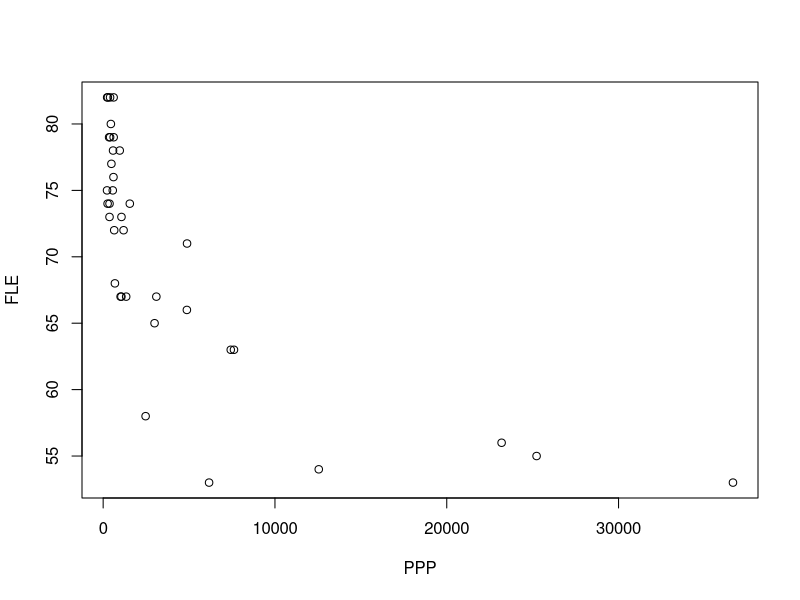
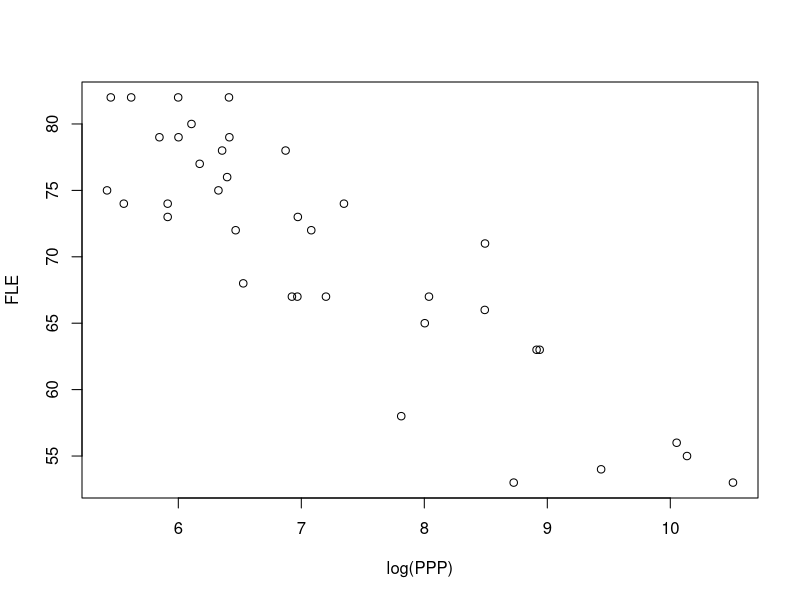
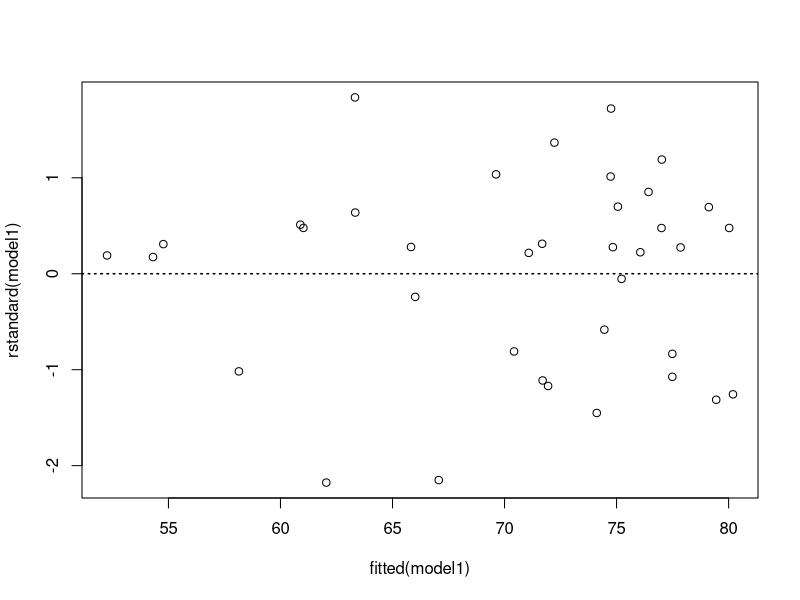
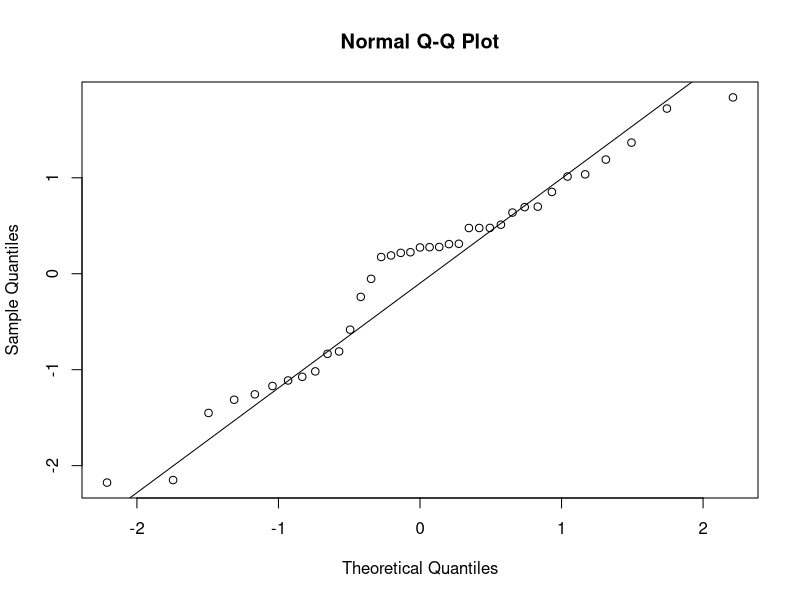

Reproduce these figures in R, in order.
## ---- chunk 1
life <- read.csv("LifeExp.csv")
## ---- chunk 2
plot(FLE ~ PPP, data = life)
## ---- chunk 3
plot(FLE ~ log(PPP), data = life, xlab = "log(PPP)")
## ---- chunk 4
model1 <- lm(FLE ~ log(PPP), data = life)
## ---- chunk 5
summary(model1)
anova(model1)
## ---- chunk 6
x <- log(life$PPP)
y <- life$FLE
n_digits <- 2
x_mean <- round(mean(x),n_digits)
y_mean <- round(mean(y),n_digits)
S_xy <- round(sum((x-mean(x))*(y-mean(y))),n_digits)
S_xx <- round(sum((x-mean(x))^2),n_digits)
S_yy <- round(sum((y-mean(y))^2),n_digits)
print(c(x_mean, y_mean, S_xx, S_yy, S_xy))
## ---- chunk 7
plot(rstandard(model1) ~ fitted(model1))
abline(h=0, lty=3, lwd=1.5)
# or
# plot(model1, which =1)
## ---- chunk 8
qqnorm(rstandard(model1))
qqline(rstandard(model1))
## ---- chunk 9
beta1_hat <- S_xy/S_xx#;beta1_hat
beta0_hat <- y_mean - beta1_hat*x_mean#; beta0_hat
